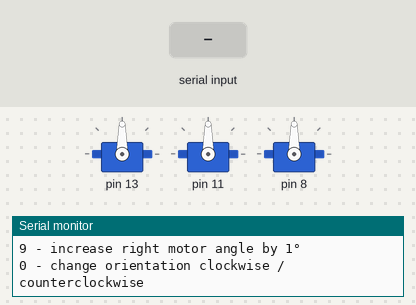
Bench run of a sketch on a simulated Arduino Uno, built with avr-gcc and run on an emulated ATmega328P. On the bench: 3 × servo, the last lines printed to the serial monitor. The inputs (shaded band) are chosen by the test bench.

Above: at 1.7 s.
1.8 s: "1" received over Serial
At 4.5 s:
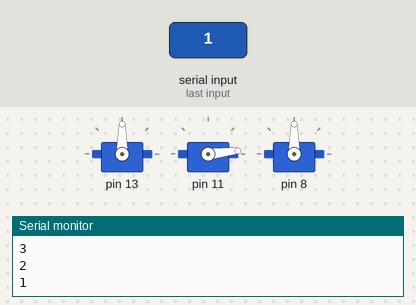
4.8 s: "2" received over Serial
At 6.7 s:
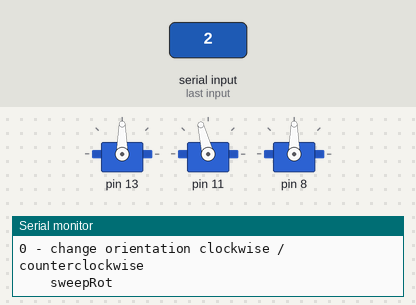
At 8.2 s:
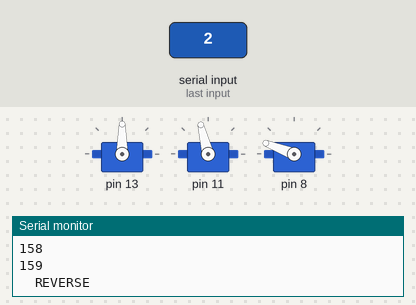
10.8 s: "3" received over Serial
16.8 s: "5" received over Serial
At 17.9 s:
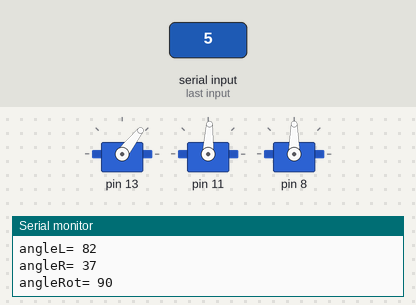
19.0 s: "1" received over Serial
22.0 s: "2" received over Serial
Timing chart, 0 to 29.1 s (numbered marks = the images above; inputs shaded):
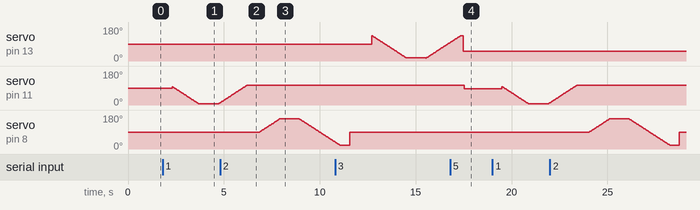

The sketch:

MotionDemo.ino
```cpp
#include <robotarm.h>


//L motor amplitude: 25-90
//R motor amplitude: 0 - 98
//Rot motor amplitude: 0 - 165
robotarm rarm;
int incoming;
bool first=true;
int i=1;
void setup()
{
	Serial.begin(19200);
	Serial.println("initiating servos...");
	rarm.init();  // attach the servos
	Serial.println("initiated");
	delay(500);
	Serial.println("Ready");
}

void loop()
{
	incoming=0;
	if(first)
	{
		Serial.println("Controls:");
		Serial.println("1 - sweep left motor");
		Serial.println("2 - sweep base motor");
		Serial.println("3 - sweep risght motor");
		Serial.println("4 - test function");
		Serial.println("5 - go back to initial pos");
		Serial.println("6 - read current angles");
		Serial.println("7 - increase left motor angle by 1°");
		Serial.println("8 - increase rotation motor angle by 1°");
		Serial.println("9 - increase right motor angle by 1°");
		Serial.println("0 - change orientation clockwise / counterclockwise");
		first=false;
	}
	if (Serial.available())
	{
		rarm.stabilize();
		incoming = Serial.read();
		handleInput(incoming);
	}
}

void handleInput(int incoming)
{
	switch(incoming)
	{
		case '1':
			Serial.println("		sweepL");
			sweepL();
			first=true;
			break;

		case '2':
			Serial.println("		sweepRot");
			sweepRot();
			first=true;
			break;
		case '3':
			Serial.println("		sweepR");
			sweepR();
			first=true;
			break;
		case '4':
			Serial.println("		test");
			test();
			first=true;
			break;
		case '5':
			Serial.println("		resetPos");
			resetPos();
			break;
		case '6':
			Serial.println("		read");
			read();
			if (i==1) Serial.println("going clockwise");
			if(i==-1) Serial.println("going counterclockwise");
			rarm.getPosition();
			break;
		case '7':
			rarm.setAngle(SERVO_L,rarm.readAngle(SERVO_L)+i);
			Serial.print("new SERVO_L angle = ");
			Serial.println(rarm.readAngle(SERVO_L));
			break;
		case '8':
			rarm.setAngle(SERVO_ROT,rarm.readAngle(SERVO_ROT)+i);
			Serial.print("new SERVO_ROT angle = ");
			Serial.println(rarm.readAngle(SERVO_ROT));
			break;
		case '9':
			rarm.setAngle(SERVO_R,rarm.readAngle(SERVO_R)+i);
			Serial.print("new SERVO_R angle = ");
			Serial.println(rarm.readAngle(SERVO_R));
			break;
		case '0':
			if(i==1)
			{
				i=-1;
				Serial.println("changed to counterclockwise");
				break;
			}
			if(i==-1)
			{
				i=1;
				Serial.println("changed to clockwise");
				break;
			}
		default:
			Serial.println("me so sorry, I don't understand this command !");
			break;
	}
}

void read()
{
	Serial.print("ServoL= ");
	Serial.println(rarm.readAngle(SERVO_L));
	Serial.print("ServoR= ");
	Serial.println(rarm.readAngle(SERVO_R));
	Serial.print("ServoRot= ");
	Serial.println(rarm.readAngle(SERVO_ROT));
}

void resetPos()
{
//	rarm.setAngle(SERVO_L,0);
//	delay(15);
//	rarm.setAngle(SERVO_R,0);
//	delay(15);
//	rarm.setAngle(SERVO_ROT,90);
	rarm.setPosition(0,0,0);
}

void test()
{
	Serial.println("stretch 10cm");
	delay(3000);
	rarm.setPosition(100,0,0);
	rarm.getPosition();
	Serial.println("up 5cm");
	delay(3000);          // Wait 1 second

	rarm.setPosition(100,50,0);
	rarm.getPosition();
	Serial.println("back to origin");
	delay(3000);          // Wait 1 second

	rarm.setPosition(0,0,0);
	rarm.getPosition();
	delay(1000);          // Wait 1 second
}

void sweepL()
{
	delay(500);
	for(int pos = 92; pos>=1; pos-=1)
	{
		Serial.println(pos);
		rarm.setAngle(SERVO_L, pos);              // tell servo to go to position in variable 'pos'
		delay(15);                       // waits 15ms for the servo to reach the position
	}
	delay(1000);
	for(int pos =1 ; pos < 100; pos += 1)
	{                                  // in steps of 1 degree
		Serial.println(pos);
		rarm.setAngle(SERVO_L, pos);              // tell servo to go to position in variable 'pos'
		delay(15);                       // waits 15ms for the servo to reach the position
	}
}

void sweepR()
{
	int angleR;
	delay(500);
	for(int pos = 120; pos>=1; pos-=1)
	{
		angleR = constrain(pos, 25, 120);
		angleR = constrain(angleR, rarm.readAngle(SERVO_L) - 90, angleR);	// behind  -120+30 = -90
		Serial.println(angleR);
		rarm.setAngle(SERVO_R, pos);              // tell servo to go to position in variable 'pos'
		delay(15);                       // waits 15ms for the servo to reach the position
	}
	delay(1000);
	for(int pos = 0; pos < 120; pos += 1)
	{                                  // in steps of 1 degree
		Serial.println(pos);
		rarm.setAngle(SERVO_R, pos);              // tell servo to go to position in variable 'pos'
		delay(15);                       // waits 15ms for the servo to reach the position
	}
}

void sweepRot()
{
	delay(500);
	for(int pos = 90; pos < 160; pos += 1)
	{                                  // steps of 1 degree
		Serial.println(pos);
		rarm.setAngle(SERVO_ROT, pos);              // tell servo to go to position in variable 'pos'
		delay(15);                       // waits 15ms for the servo to reach the position
	}
	Serial.println("  REVERSE  ");
	delay(1000);
	for(int pos = 160; pos>=20; pos-=1)
	{
		Serial.println(pos);
		rarm.setAngle(SERVO_ROT, pos);              // tell servo to go to position in variable 'pos'
		delay(15);                       // waits 15ms for the servo to reach the position
	}
	delay(500);
	rarm.setAngle(SERVO_ROT, 90);
	delay(500);
}
```

Measured:
- after the input at 4.8 s, servo on pin 8: rises from 90° to 160° in 2.1 s, then falls to 38° in 1.9 s
- after the input at 16.8 s, servo on pin 11: 104° → 87° after 0.74 s
